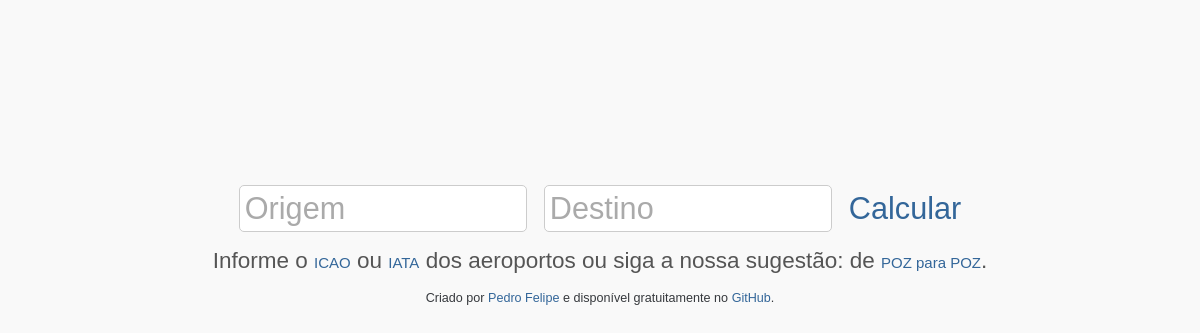
Before: / with the older database file.
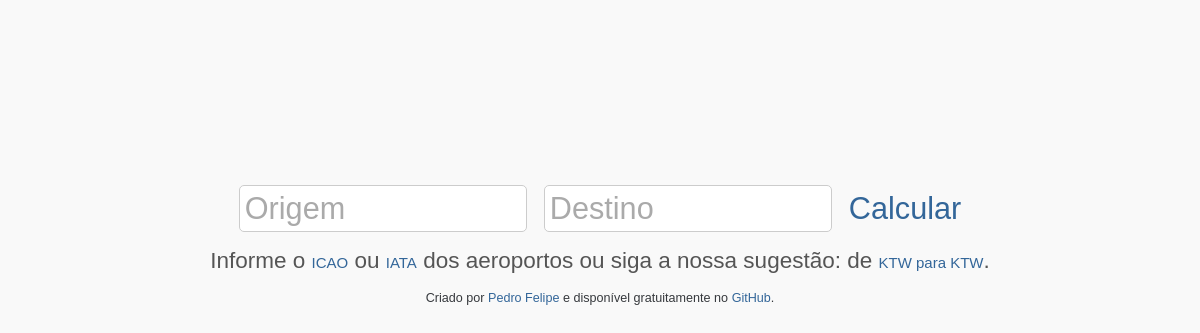
After: the same page with the newer database file.
### tables this page shows
CREATE TABLE IF NOT EXISTS `aeroportos` (
  `IATA` varchar(3) DEFAULT NULL
);

### index.php (the view, shortened to what this page needs)
<?php
$a = mysql_query('SELECT `IATA` FROM `aeroportos` ORDER BY RAND() LIMIT 1');
$aa = mysql_fetch_array($a);
$b = mysql_query('SELECT `IATA` FROM `aeroportos` ORDER BY RAND() LIMIT 1');
$bb = mysql_fetch_array($b);
?>
<!DOCTYPE html>
<html lang="pt-br" dir="ltr">
<head>
	<link rel="stylesheet" type="text/css" href="/css/reset.min.css" />
	<link rel="stylesheet" type="text/css" href="/css/style.min.css" />
</head>
<body>
<div id="container">
	<form method="get" action="q">
		<p><input type="text" id="input" name="o" maxlength="4" value="Origem" onblur="if(this.value == '') { this.value = 'Origem'; }" onfocus="if(this.value == 'Origem') { this.value = ''; }" />&nbsp;
		<input type="text" id="input2" name="d" value="Destino" maxlength="4" onblur="if(this.value == '') { this.value = 'Destino'; }" onfocus="if(this.value == 'Destino') { this.value = ''; }" />&nbsp;
		<input type="submit" id="submit" value="Calcular" /></p>
	</form>
	<div id="footer">
		<p>Informe o <a href="http://pt.wikipedia.org/wiki/C%C3%B3digo_aeroportu%C3%A1rio_ICAO" target="_blank">ICAO</a> ou <a href="http://pt.wikipedia.org/wiki/C%C3%B3digo_aeroportu%C3%A1rio_IATA" target="_blank">IATA</a> dos aeroportos ou siga a nossa sugest&atilde;o: de <a href="/q?o=<?php echo $aa["IATA"]; ?>&d=<?php echo $bb["IATA"]; ?>"><?php echo $aa["IATA"]; ?> para <?php echo $bb["IATA"]; ?></a>.</p>
	</div>
	<div id="credits">
		<p>Criado por <a href="http://www.pedrofelipe.com.br" target="_blank">Pedro Felipe</a> e dispon&iacute;vel gratuitamente no <a href="https://github.com/PedroFelipe/Aeroportos.us" target="_blank">GitHub</a>.
	</div>
</body>
</html>

Changed rows visible on the page:
removed aeroportos: IATA "POZ"
added aeroportos: IATA "KTW"
